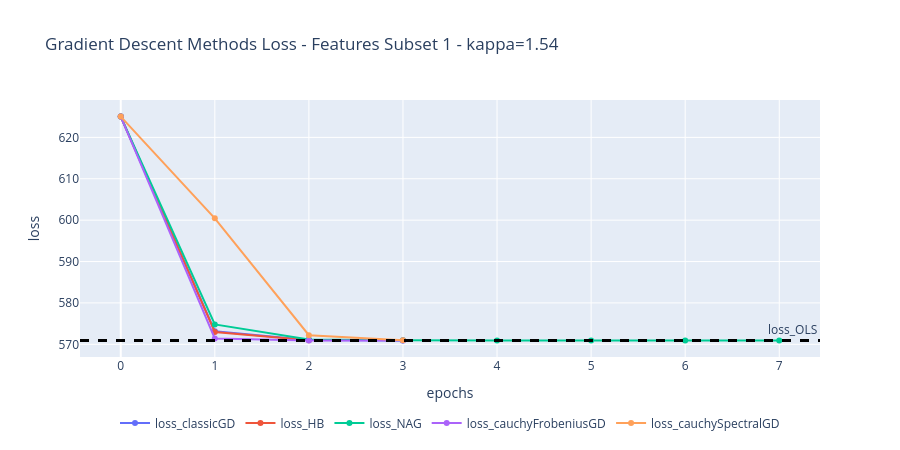

Write notebook code for a chart like this one.
### Markdown cell above
### Loss function at each steps

### Code cell
df_loss = None
list_traces = []
fig = go.Figure()
for name in dict_res_opts:
    list_loss = dict_res_opts[name]['loss']
    df_loss_temp = pd.DataFrame(list_loss)
    fig.add_trace(go.Scatter(
        x=df_loss_temp['epoch'], y=df_loss_temp['loss'], name=f'loss_{name}',
    ))

# OLS loss value
fig.add_hline(
    y=float(mse_ols),
    line_width=3,
    line_dash="dash",
    line_color="black",
    annotation_text="loss_OLS",
)
# fig.add_hline(
#     y=float(mse_ols),
#     line_width=3,
#     line_dash="dash",
#     line_color="black",
#     annotation_text="OLS",
# )

# Title, Axes Titles
fig.update_layout(
    title=(
        f'Gradient Descent Methods Loss - Features Subset '
        f'{features_subset} - kappa={kappa:.2f}'
    ),
    xaxis=dict(title=dict(text="epochs",)),
    yaxis=dict(title=dict(text="loss",)),  
    width=900, 
    height=450,
    legend=dict(
        orientation="h",
        x=0.5,
        y=-0.2,
        xanchor="center",
        yanchor="top"
    )
)
fig.show()

### Figure 1 — Plotly figure (JSON) as saved in the notebook; plotly's stock layout.template omitted (floating-point values rounded to 4 significant figures)
{"data": [{"name": "loss_classicGD", "type": "scatter", "x": [0, 1, 2, 3], "y": [625.0, 573.2, 571.0, 571.0]}, {"name": "loss_HB", "type": "scatter", "x": [0, 1, 2], "y": [625.0, 573.0, 571.0]}, {"name": "loss_NAG", "type": "scatter", "x": [0, 1, 2, 3, 4, 5, 6, 7], "y": [625.0, 574.8, 571.2, 571.0, 570.9, 570.9, 570.9, 570.9]}, {"name": "loss_cauchyFrobeniusGD", "type": "scatter", "x": [0, 1, 2, 3], "y": [625.0, 571.4, 571.0, 570.9]}, {"name": "loss_cauchySpectralGD", "type": "scatter", "x": [0, 1, 2, 3], "y": [625.0, 600.4, 572.2, 571.0]}], "layout": {"annotations": [{"showarrow": false, "text": "loss_OLS", "x": 1, "xanchor": "right", "xref": "x domain", "y": 570.9, "yanchor": "bottom", "yref": "y"}], "height": 450, "legend": {"orientation": "h", "x": 0.5, "xanchor": "center", "y": -0.2, "yanchor": "top"}, "shapes": [{"line": {"color": "black", "dash": "dash", "width": 3}, "type": "line", "x0": 0, "x1": 1, "xref": "x domain", "y0": 570.9, "y1": 570.9, "yref": "y"}], "title": {"text": "Gradient Descent Methods Loss - Features Subset 1 - kappa=1.54"}, "width": 900, "xaxis": {"title": {"text": "epochs"}}, "yaxis": {"title": {"text": "loss"}}}}
